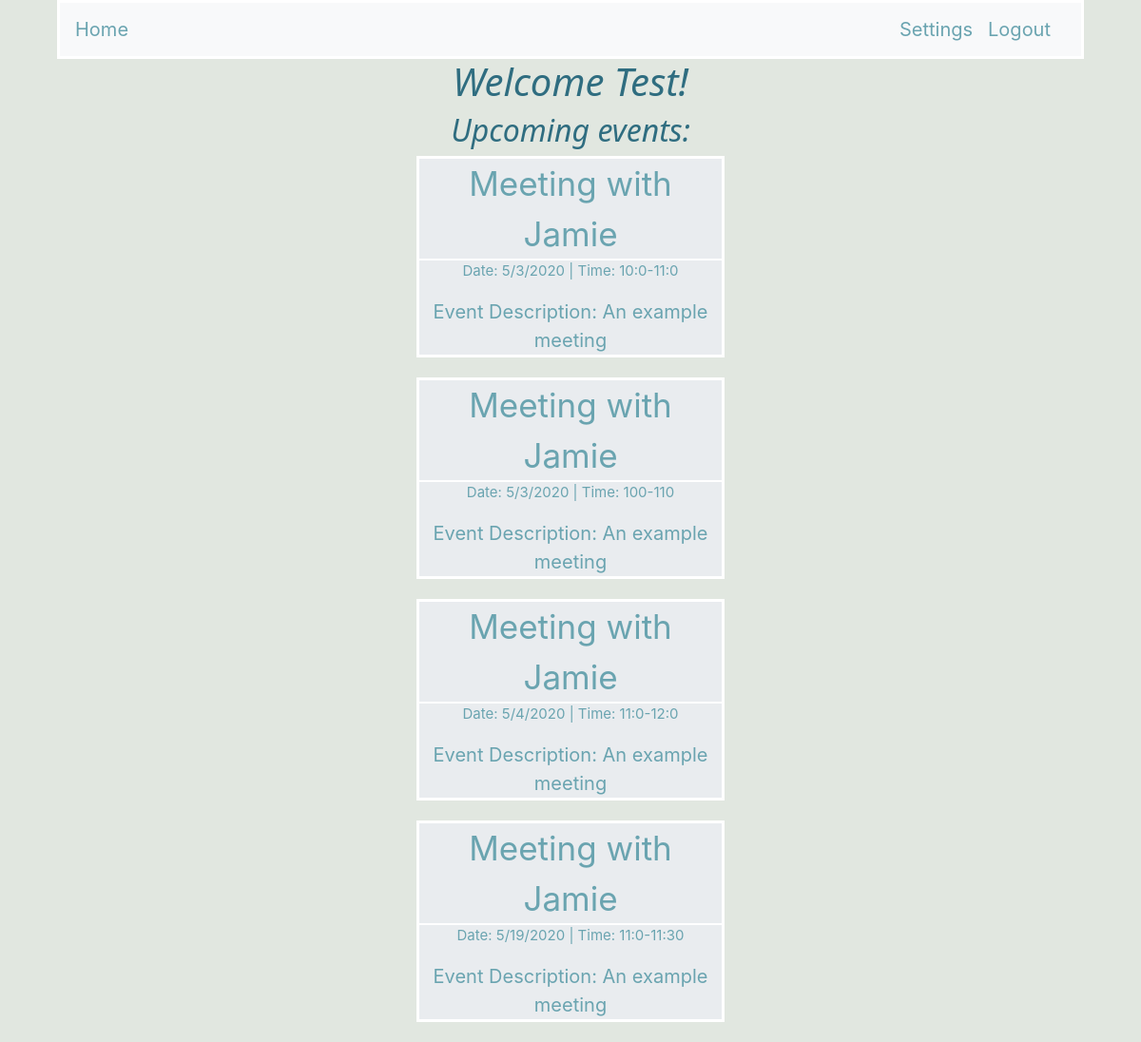
Screenshot of / (signed in) with the database file from the repository.
### app_folder/models.py (models this page shows, shortened)
class User(UserMixin, db.Model):
    id = db.Column(db.Integer, primary_key=True)
    username = db.Column(db.String(64), index=True, unique=True)
    email = db.Column(db.String(128), index=True, unique=True)
    password_hash = db.Column(db.String(128))
    emailConfirmation = db.Column(db.String(2), index=True)
    meetingLength = db.Column(db.String(32), index=True)
    availabilityStart = db.Column(db.String(32),index = True)
    availabilityEnd = db.Column(db.String(32),index = True)
    posts = db.relationship('Post', backref='author', lazy='dynamic')

class Event(db.Model):
    id = db.Column(db.Integer, primary_key=True)
    username = db.Column(db.String(64), index=True)
    eventDate = db.Column(db.String(32), index=True)
    eventTime = db.Column(db.String(32), index=True)
    guestname = db.Column(db.String(64), index=True)
    description = db.Column(db.String(128), index=True)

### app_folder/routes.py (the view)
@app.route("/")
@login_required
def hello():
    user = current_user
    events = Event.query.filter_by(username=user.username).all()
    return render_template('index.html', title='Home',user = user, events = events)

### app_folder/models.py (called while the page is built)
@login.user_loader
def load_user(id):
    return User.query.get(int(id))

### app_folder/templates/index.html
{% extends "base.html" %}
{% block content %}
<div class="center">
    {% if not current_user.is_authenticated %}
        <h1>Welcome Guest!</h1>
    {% else %}
        <h1> Welcome {{ current_user.username }}!</h1>
        <h2> Upcoming events: </h2>
        {% if events|length == 0 %}
            <p>There are no events at this time.</p>
        {% else %}
            {% for i in events %}
                <div class="eventCard">
                    <div class="eventTitle">
                        Meeting with {{ i.guestname }}
                    </div>
                    <div class="eventTimes">
                        Date: {{ i.eventDate }} |
                        Time: {{ i.eventTime }}
                    </div>
                    <div class="eventDesc">
                        Event Description: {{ i.description }}
                    </div>
                </div>
            {% endfor %}
        {% endif %}
    {% endif %}
</div>
{% endblock %}

### app_folder/static/styles/base.css (style rules this page uses)
body { background-color: #E1E7E0; margin-left: 5%; margin-right: 5%; }
h1 { font-family:'Segoe UI', Tahoma, Geneva, Verdana, sans-serif; font-style: italic; color:#2F6D80; }
h2 { font-family:'Segoe UI', Tahoma, Geneva, Verdana, sans-serif; font-style: italic; color:#2F6D80; }
.center { text-align: center; }
.eventCard { background-color: #e9ecef; border: 3px solid white; width: 30%; margin: auto; margin-bottom: 2%; }
.eventTitle { font-size: 35px; border-bottom: 2px solid white; color: #6AA4B0; }
.eventTimes { font-size: 15px; color: #6AA4B0; }
.eventDesc { margin-top: 5%; font-size: 20px; color: #6AA4B0; }

### rows the page displays
User: username "Test"
Event: guestname "Jamie", eventDate "5/3/2020", eventTime "10:0-11:0", description "An example meeting"
Event: guestname "Jamie", eventDate "5/3/2020", eventTime "100-110", description "An example meeting"
Event: guestname "Jamie", eventDate "5/4/2020", eventTime "11:0-12:0", description "An example meeting"
Event: guestname "Jamie", eventDate "5/19/2020", eventTime "11:0-11:30", description "An example meeting"
